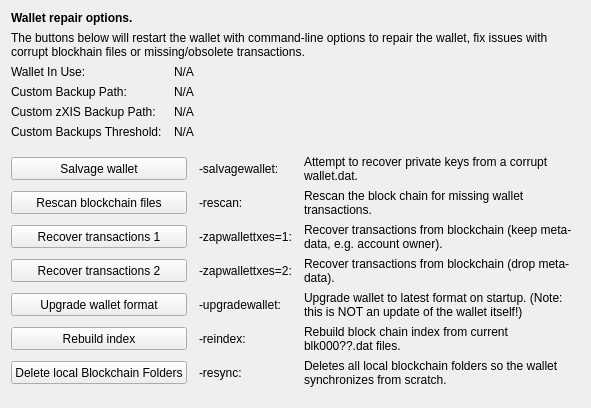
     <widget class="QWidget" name="tab_repair">
      <attribute name="title">
       <string>&amp;Wallet Repair</string>
      </attribute>
      <layout class="QGridLayout" name="gridLayout_4" columnstretch="0,0,0,0">
       <property name="horizontalSpacing">
        <number>12</number>
       </property>
       <item row="0" column="0" colspan="4">
        <widget class="QLabel" name="label_repair_header">
         <property name="font">
          <font>
           <weight>75</weight>
           <bold>true</bold>
          </font>
         </property>
         <property name="text">
          <string>Wallet repair options.</string>
         </property>
        </widget>
       </item>
       <item row="1" column="0" colspan="4">
        <widget class="QLabel" name="label_repair_helptext">
         <property name="font">
          <font>
           <weight>50</weight>
           <bold>false</bold>
          </font>
         </property>
         <property name="text">
          <string>The buttons below will restart the wallet with command-line options to repair the wallet, fix issues with corrupt blockhain files or missing/obsolete transactions.</string>
         </property>
         <property name="wordWrap">
          <bool>true</bool>
         </property>
        </widget>
       </item>
       <item row="2" column="0">
        <widget class="QLabel" name="wallet_path_label">
         <property name="text">
          <string>Wallet In Use:</string>
         </property>
        </widget>
       </item>
       <item row="2" column="1" colspan="3">
        <widget class="QLabel" name="wallet_path">
         <property name="cursor">
          <cursorShape>IBeamCursor</cursorShape>
         </property>
         <property name="text">
          <string>N/A</string>
         </property>
         <property name="textFormat">
          <enum>Qt::PlainText</enum>
         </property>
         <property name="textInteractionFlags">
          <set>Qt::LinksAccessibleByMouse|Qt::TextSelectableByKeyboard|Qt::TextSelectableByMouse</set>
         </property>
        </widget>
       </item>
       <item row="3" column="0">
        <widget class="QLabel" name="wallet_custombackuppath_label">
         <property name="text">
          <string>Custom Backup Path:</string>
         </property>
         <property name="visible">
          <bool>false</bool>
         </property>
        </widget>
       </item>
       <item row="3" column="1" colspan="3">
        <widget class="QLabel" name="wallet_custombackuppath">
         <property name="cursor">
          <cursorShape>IBeamCursor</cursorShape>
         </property>
         <property name="text">
          <string>N/A</string>
         </property>
         <property name="textFormat">
          <enum>Qt::PlainText</enum>
         </property>
         <property name="textInteractionFlags">
          <set>Qt::LinksAccessibleByMouse|Qt::TextSelectableByKeyboard|Qt::TextSelectableByMouse</set>
         </property>
         <property name="visible">
          <bool>false</bool>
         </property>
        </widget>
       </item>
       <item row="4" column="0">
        <widget class="QLabel" name="wallet_customzxisbackuppath_label">
         <property name="text">
          <string>Custom zXIS Backup Path:</string>
         </property>
         <property name="visible">
          <bool>false</bool>
         </property>
        </widget>
       </item>
       <item row="4" column="1" colspan="3">
        <widget class="QLabel" name="wallet_customzxisbackuppath">
         <property name="cursor">
          <cursorShape>IBeamCursor</cursorShape>
         </property>
         <property name="text">
          <string>N/A</string>
         </property>
         <property name="textFormat">
          <enum>Qt::PlainText</enum>
         </property>
         <property name="textInteractionFlags">
          <set>Qt::LinksAccessibleByMouse|Qt::TextSelectableByKeyboard|Qt::TextSelectableByMouse</set>
         </property>
         <property name="visible">
          <bool>false</bool>
         </property>
        </widget>
       </item>
       <item row="5" column="0">
        <widget class="QLabel" name="wallet_custombackupthreshold_label">
         <property name="text">
          <string>Custom Backups Threshold:</string>
         </property>
         <property name="visible">
          <bool>false</bool>
         </property>
        </widget>
       </item>
       <item row="5" column="1" colspan="3">
        <widget class="QLabel" name="wallet_custombackupthreshold">
         <property name="cursor">
          <cursorShape>IBeamCursor</cursorShape>
         </property>
         <property name="text">
          <string>N/A</string>
         </property>
         <property name="textFormat">
          <enum>Qt::PlainText</enum>
         </property>
         <property name="textInteractionFlags">
          <set>Qt::LinksAccessibleByMouse|Qt::TextSelectableByKeyboard|Qt::TextSelectableByMouse</set>
         </property>
         <property name="visible">
          <bool>false</bool>
         </property>
        </widget>
       </item>
       <item row="6" column="0">
        <spacer name="verticalSpacer_repair1">
         <property name="orientation">
          <enum>Qt::Vertical</enum>
         </property>
         <property name="sizeHint" stdset="0">
          <size>
           <width>10</width>
           <height>10</height>
          </size>
         </property>
        </spacer>
       </item>
       <item row="7" column="0" colspan="2">
        <widget class="QPushButton" name="btn_salvagewallet">
         <property name="minimumSize">
          <size>
           <width>100</width>
           <height>23</height>
          </size>
         </property>
         <property name="text">
          <string>Salvage wallet</string>
         </property>
        </widget>
       </item>
       <item row="7" column="2">
        <widget class="QLabel" name="label_repair_salvage_command">
         <property name="text">
          <string notr="true">-salvagewallet:</string>
         </property>
        </widget>
       </item>
       <item row="7" column="3">
        <widget class="QLabel" name="label_repair_salvage">
         <property name="text">
          <string>Attempt to recover private keys from a corrupt wallet.dat.</string>
         </property>
         <property name="wordWrap">
          <bool>true</bool>
         </property>
        </widget>
       </item>
       <item row="8" column="0" colspan="2">
        <widget class="QPushButton" name="btn_rescan">
         <property name="minimumSize">
          <size>
           <width>100</width>
           <height>23</height>
          </size>
         </property>
         <property name="text">
          <string>Rescan blockchain files</string>
         </property>
        </widget>
       </item>
       <item row="8" column="2">
        <widget class="QLabel" name="label_repair_rescan_command">
         <property name="text">
          <string notr="true">-rescan:</string>
         </property>
        </widget>
       </item>
       <item row="8" column="3">
        <widget class="QLabel" name="label_repair_rescan">
         <property name="text">
          <string>Rescan the block chain for missing wallet transactions.</string>
         </property>
         <property name="wordWrap">
          <bool>true</bool>
         </property>
        </widget>
       </item>
       <item row="9" column="0" colspan="2">
        <widget class="QPushButton" name="btn_zapwallettxes1">
         <property name="minimumSize">
          <size>
           <width>100</width>
           <height>23</height>
          </size>
         </property>
         <property name="text">
          <string>Recover transactions 1</string>
         </property>
        </widget>
       </item>
       <item row="9" column="2">
        <widget class="QLabel" name="label_repair_zap1_command">
         <property name="text">
          <string notr="true">-zapwallettxes=1:</string>
         </property>
        </widget>
       </item>
       <item row="9" column="3">
        <widget class="QLabel" name="label_repair_zap1">
         <property name="text">
          <string>Recover transactions from blockchain (keep meta-data, e.g. account owner).</string>
         </property>
         <property name="wordWrap">
          <bool>true</bool>
         </property>
        </widget>
       </item>
       <item row="10" column="0" colspan="2">
        <widget class="QPushButton" name="btn_zapwallettxes2">
         <property name="minimumSize">
          <size>
           <width>100</width>
           <height>23</height>
          </size>
         </property>
         <property name="text">
          <string>Recover transactions 2</string>
         </property>
        </widget>
       </item>
       <item row="10" column="2">
        <widget class="QLabel" name="label_repair_zap2_command">
         <property name="text">
          <string notr="true">-zapwallettxes=2:</string>
         </property>
        </widget>
       </item>
       <item row="10" column="3">
        <widget class="QLabel" name="label_repair_zap2">
         <property name="text">
          <string>Recover transactions from blockchain (drop meta-data).</string>
         </property>
         <property name="wordWrap">
          <bool>true</bool>
         </property>
        </widget>
       </item>
       <item row="11" column="0" colspan="2">
        <widget class="QPushButton" name="btn_upgradewallet">
         <property name="minimumSize">
          <size>
           <width>100</width>
           <height>23</height>
          </size>
         </property>
         <property name="text">
          <string>Upgrade wallet format</string>
         </property>
        </widget>
       </item>
       <item row="11" column="2">
        <widget class="QLabel" name="label_repair_upgrade_command">
         <property name="text">
          <string notr="true">-upgradewallet:</string>
         </property>
        </widget>
       </item>
       <item row="11" column="3">
        <widget class="QLabel" name="label_repair_upgrade">
         <property name="text">
          <string>Upgrade wallet to latest format on startup. (Note: this is NOT an update of the wallet itself!)</string>
         </property>
         <property name="wordWrap">
          <bool>true</bool>
         </property>
        </widget>
       </item>
       <item row="12" column="0" colspan="2">
        <widget class="QPushButton" name="btn_reindex">
         <property name="minimumSize">
          <size>
           <width>100</width>
           <height>23</height>
          </size>
         </property>
         <property name="text">
          <string>Rebuild index</string>
         </property>
        </widget>
       </item>
       <item row="12" column="2">
        <widget class="QLabel" name="label_repair_reindex_command">
         <property name="text">
          <string notr="true">-reindex:</string>
         </property>
        </widget>
       </item>
       <item row="12" column="3">
        <widget class="QLabel" name="label_repair_reindex">
         <property name="text">
          <string>Rebuild block chain index from current blk000??.dat files.</string>
         </property>
         <property name="wordWrap">
          <bool>true</bool>
         </property>
        </widget>
       </item>
       <item row="13" column="0" colspan="2">
        <widget class="QPushButton" name="btn_resync">
         <property name="minimumSize">
          <size>
           <width>100</width>
           <height>23</height>
          </size>
         </property>
         <property name="text">
          <string>Delete local Blockchain Folders</string>
         </property>
        </widget>
       </item>
       <item row="13" column="2">
        <widget class="QLabel" name="label_repair_resync_command">
         <property name="text">
          <string>-resync:</string>
         </property>
        </widget>
       </item>
       <item row="13" column="3">
        <widget class="QLabel" name="label_repair_resync">
         <property name="text">
          <string>Deletes all local blockchain folders so the wallet synchronizes from scratch.</string>
         </property>
         <property name="wordWrap">
          <bool>true</bool>
         </property>
        </widget>
       </item>
       <item row="14" column="0">
        <spacer name="verticalSpacer_repair2">
         <property name="orientation">
          <enum>Qt::Vertical</enum>
         </property>
         <property name="sizeHint" stdset="0">
          <size>
           <width>20</width>
           <height>10</height>
          </size>
         </property>
        </spacer>
       </item>
      </layout>
     </widget>
